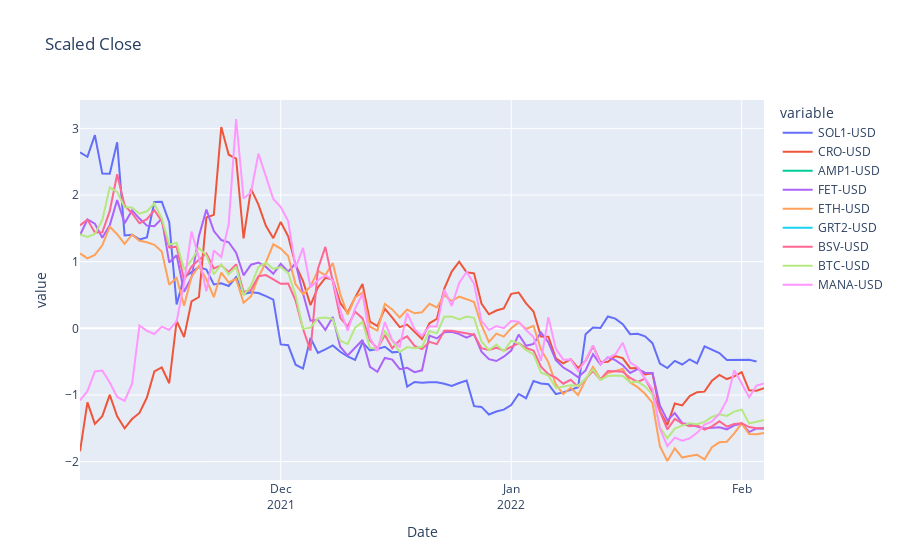

Notebook cell for this chart:
### Code cell
import plotly.express as px
#df = px.data.stocks()
fig = px.line(close_scaled, x="Date", y=close_scaled.columns,
              hover_data={"Date": "|%B %d, %Y"},
              title='Scaled Close')
fig.update_xaxes(
    dtick="M1",
    tickformat="%b\n%Y")
fig.show()
